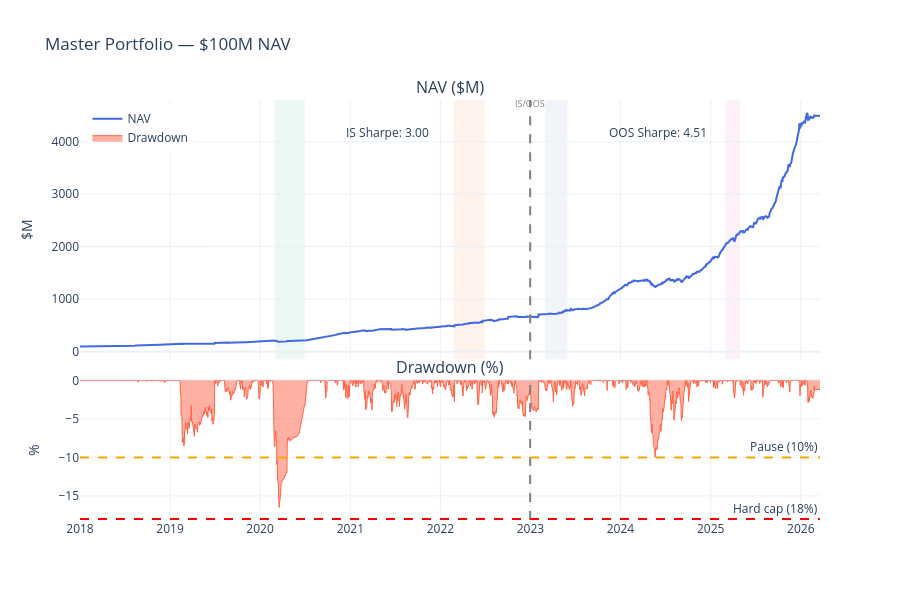

Notebook cell for this chart:
### Code cell
# ── Chart: NAV equity curve + drawdown ───────────────────────────────────

cum       = (1 + port_ret_f).cumprod()
roll_max  = cum.cummax()
dd_series = cum / roll_max - 1
nav_m     = nav / 1e6   # in $M

fig = make_subplots(rows=2, cols=1, shared_xaxes=True, vertical_spacing=0.05,
                    subplot_titles=['NAV ($M)', 'Drawdown (%)'],
                    row_heights=[0.65, 0.35])

# NAV curve
fig.add_trace(go.Scatter(x=nav_m.index, y=nav_m.values,
                         name='NAV', line=dict(color='royalblue', width=2)), row=1, col=1)

# IS/OOS boundary — use add_shape to avoid Plotly annotation bug with string datetimes
_is_end_str = str(IS_END.date())
for r in [1, 2]:
    fig.add_shape(type='line', x0=_is_end_str, x1=_is_end_str, y0=0, y1=1,
                  xref='x', yref='y domain', line=dict(dash='dash', color='grey'),
                  row=r, col=1)
# Annotation only on row 1
fig.add_annotation(x=_is_end_str, xref='x', y=1.02, yref='y domain',
                   text='IS/OOS', showarrow=False, font=dict(size=9, color='grey'),
                   row=1, col=1)

# Stress period shading
colors = px.colors.qualitative.Set2
for ci, (label, (s, e)) in enumerate(STRESS_PERIODS.items()):
    col = colors[ci % len(colors)]
    for r in [1, 2]:
        fig.add_vrect(x0=s, x1=e, fillcolor=col, opacity=0.12,
                      layer='below', line_width=0, row=r, col=1)

# Drawdown
fig.add_trace(go.Scatter(x=dd_series.index, y=dd_series.values * 100,
                         name='Drawdown', fill='tozeroy',
                         line=dict(color='tomato', width=1)), row=2, col=1)
# Threshold lines on drawdown
fig.add_hline(y=-PAUSE_DD_THRESHOLD * 100, line_dash='dash', line_color='orange',
              annotation_text=f'Pause ({PAUSE_DD_THRESHOLD:.0%})', row=2, col=1)
fig.add_hline(y=-HARD_CAP_DD * 100, line_dash='dash', line_color='red',
              annotation_text=f'Hard cap ({HARD_CAP_DD:.0%})', row=2, col=1)

# Sharpe annotations
sharpe_is  = perf.get('IS',  {}).get('sharpe', float('nan'))
sharpe_oos = perf.get('OOS', {}).get('sharpe', float('nan'))
fig.add_annotation(x=str(pd.Timestamp('2021-06-01').date()),
                   y=nav_m.max() * 0.92, text=f'IS Sharpe: {sharpe_is:.2f}',
                   showarrow=False, font=dict(size=12), row=1, col=1)
fig.add_annotation(x=str(pd.Timestamp('2024-06-01').date()),
                   y=nav_m.max() * 0.92, text=f'OOS Sharpe: {sharpe_oos:.2f}',
                   showarrow=False, font=dict(size=12), row=1, col=1)

fig.update_layout(
    title=f'Master Portfolio \u2014 ${NAV_USD/1e6:.0f}M NAV',
    height=600, template='plotly_white',
    legend=dict(x=0.01, y=0.99)
)
fig.update_yaxes(title_text='$M', row=1, col=1)
fig.update_yaxes(title_text='%', row=2, col=1)
fig.show()

### Figure 1 — Plotly figure (JSON) as saved in the notebook; plotly's stock layout.template omitted (floating-point values rounded to 4 significant figures; data arrays with more than 128 entries replaced by an {"elided": "..."} marker saying what was removed)
{"data": [{"line": {"color": "royalblue", "width": 2}, "name": "NAV", "type": "scatter", "x": {"elided": "2991 str values"}, "xaxis": "x", "y": {"elided": "2991 float values"}, "yaxis": "y"}, {"fill": "tozeroy", "line": {"color": "tomato", "width": 1}, "name": "Drawdown", "type": "scatter", "x": {"elided": "2991 str values"}, "xaxis": "x2", "y": {"elided": "2991 float values"}, "yaxis": "y2"}], "layout": {"annotations": [{"font": {"size": 16}, "showarrow": false, "text": "NAV ($M)", "x": 0.5, "xanchor": "center", "xref": "paper", "y": 1.0, "yanchor": "bottom", "yref": "paper"}, {"font": {"size": 16}, "showarrow": false, "text": "Drawdown (%)", "x": 0.5, "xanchor": "center", "xref": "paper", "y": 0.3325, "yanchor": "bottom", "yref": "paper"}, {"font": {"color": "grey", "size": 9}, "showarrow": false, "text": "IS/OOS", "x": "2022-12-31", "xref": "x", "y": 1.02, "yref": "y domain"}, {"showarrow": false, "text": "Pause (10%)", "x": 1, "xanchor": "right", "xref": "x2 domain", "y": -10.0, "yanchor": "bottom", "yref": "y2"}, {"showarrow": false, "text": "Hard cap (18%)", "x": 1, "xanchor": "right", "xref": "x2 domain", "y": -18.0, "yanchor": "bottom", "yref": "y2"}, {"font": {"size": 12}, "showarrow": false, "text": "IS Sharpe: 3.00", "x": "2021-06-01", "xref": "x", "y": 4183.0, "yref": "y"}, {"font": {"size": 12}, "showarrow": false, "text": "OOS Sharpe: 4.51", "x": "2024-06-01", "xref": "x", "y": 4183.0, "yref": "y"}], "height": 600, "legend": {"x": 0.01, "y": 0.99}, "shapes": [{"line": {"color": "grey", "dash": "dash"}, "type": "line", "x0": "2022-12-31", "x1": "2022-12-31", "xref": "x", "y0": 0, "y1": 1, "yref": "y domain"}, {"line": {"color": "grey", "dash": "dash"}, "type": "line", "x0": "2022-12-31", "x1": "2022-12-31", "xref": "x2", "y0": 0, "y1": 1, "yref": "y2 domain"}, {"fillcolor": "rgb(102,194,165)", "layer": "below", "line": {"width": 0}, "opacity": 0.12, "type": "rect", "x0": "2020-03-01", "x1": "2020-06-30", "xref": "x", "y0": 0, "y1": 1, "yref": "y domain"}, {"fillcolor": "rgb(252,141,98)", "layer": "below", "line": {"width": 0}, "opacity": 0.12, "type": "rect", "x0": "2022-02-24", "x1": "2022-06-30", "xref": "x", "y0": 0, "y1": 1, "yref": "y domain"}, {"fillcolor": "rgb(141,160,203)", "layer": "below", "line": {"width": 0}, "opacity": 0.12, "type": "rect", "x0": "2023-03-01", "x1": "2023-05-31", "xref": "x", "y0": 0, "y1": 1, "yref": "y domain"}, {"fillcolor": "rgb(231,138,195)", "layer": "below", "line": {"width": 0}, "opacity": 0.12, "type": "rect", "x0": "2025-03-01", "x1": "2025-04-30", "xref": "x", "y0": 0, "y1": 1, "yref": "y domain"}, {"line": {"color": "orange", "dash": "dash"}, "type": "line", "x0": 0, "x1": 1, "xref": "x2 domain", "y0": -10.0, "y1": -10.0, "yref": "y2"}, {"line": {"color": "red", "dash": "dash"}, "type": "line", "x0": 0, "x1": 1, "xref": "x2 domain", "y0": -18.0, "y1": -18.0, "yref": "y2"}], "title": {"text": "Master Portfolio — $100M NAV"}, "xaxis": {"anchor": "y", "domain": [0.0, 1.0], "matches": "x2", "showticklabels": false}, "xaxis2": {"anchor": "y2", "domain": [0.0, 1.0]}, "yaxis": {"anchor": "x", "domain": [0.3825, 1.0], "title": {"text": "$M"}}, "yaxis2": {"anchor": "x2", "domain": [0.0, 0.3325], "title": {"text": "%"}}}}
